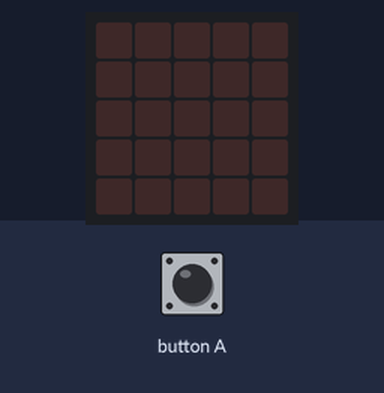
Simulated run of this program. Board: BBC micro:bit (MakeCode). Parts: the board's 5×5 LED display. Inputs (shaded band) come from the test bench.

Above: at 1.2 s.
1.3 s: button A pressed for 0.15 s
At 2.0 s:
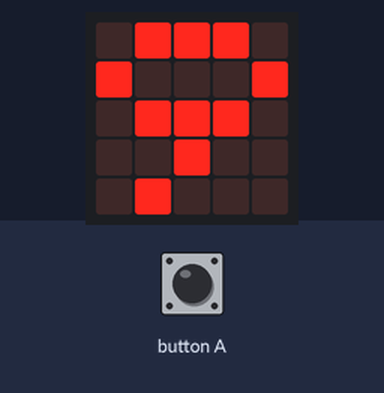
At 9.15 s:
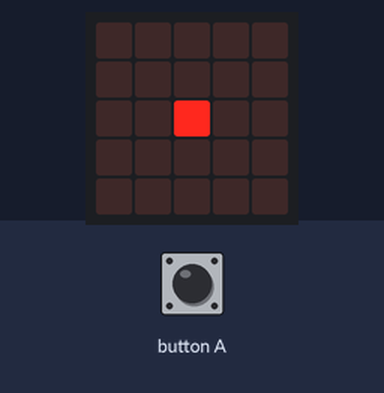
Timing chart, 0 to 10.7 s (numbered marks = the images above; inputs shaded):
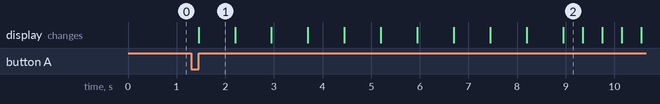

The program:

main.ts
```typescript
let y = 0
input.onButtonPressed(Button.A, function () {
    y = 9
    for (let index = 0; index < 10; index++) {
        basic.showNumber(y)
        y += -1
    }
    basic.showLeds(`
        . . . . .
        . . . . .
        . . # . .
        . . . . .
        . . . . .
        `)
    basic.showLeds(`
        . . . . .
        . . # . .
        . # . # .
        . . # . .
        . . . . .
        `)
    basic.showLeds(`
        . . # . .
        . # . # .
        # . . . #
        . # . # .
        . . # . .
        `)
    basic.showLeds(`
        . # . # .
        # . . . #
        . . . . .
        # . . . #
        . # . # .
        `)
    basic.showLeds(`
        # . . . #
        . . . . .
        . . . . .
        . . . . .
        # . . . #
        `)
    basic.showLeds(`
        . . . . .
        . . . . .
        . . . . .
        . . . . .
        . . . . .
        `)
})
```

test.ts
```typescript
// 在這裡測試；當此封包作為擴充功能時，將不會編譯此內容。
```

Measured:
- after the input at 1.3 s, the display: changes after 0.15 s (image 1)
- what the display in image 1 shows lasts 0.7 s, from 1.5 s to 2.2 s
- what the display in image 2 shows lasts 0.4 s, from 9.0 s to 9.4 s
